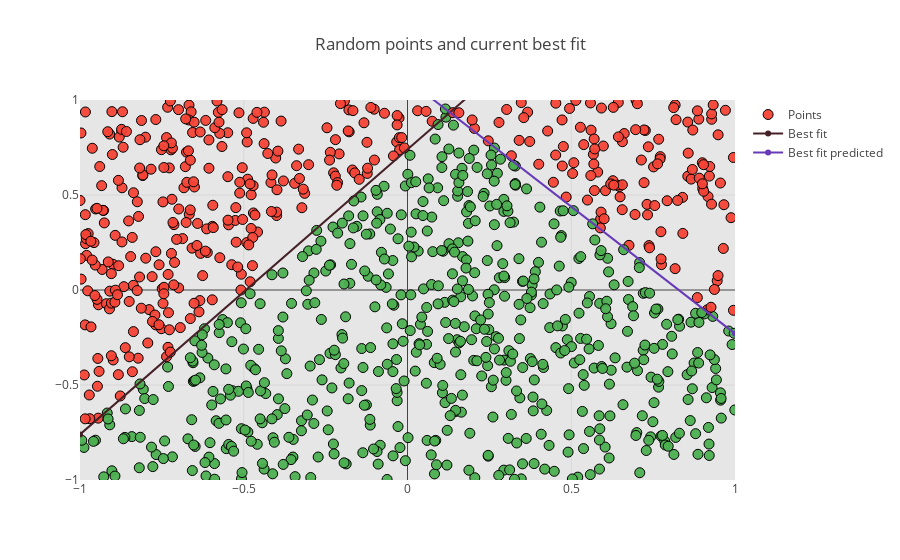
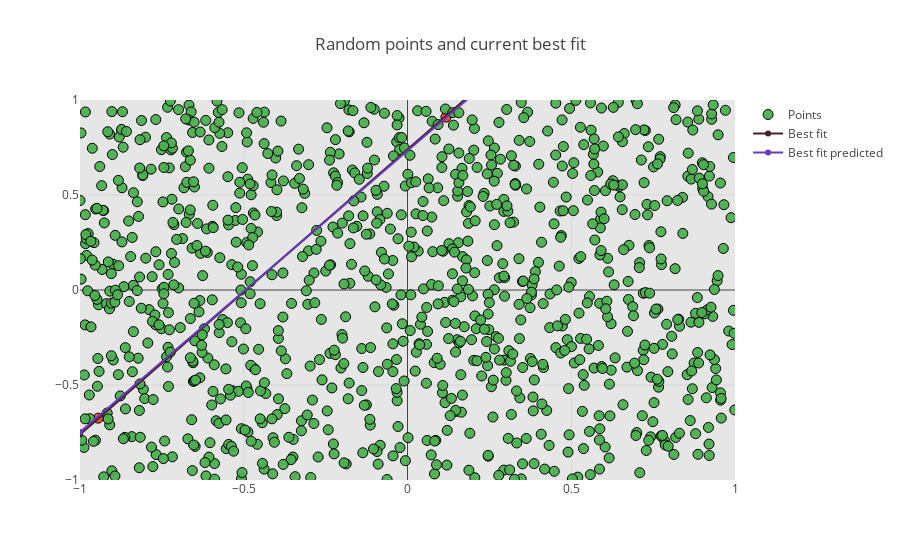
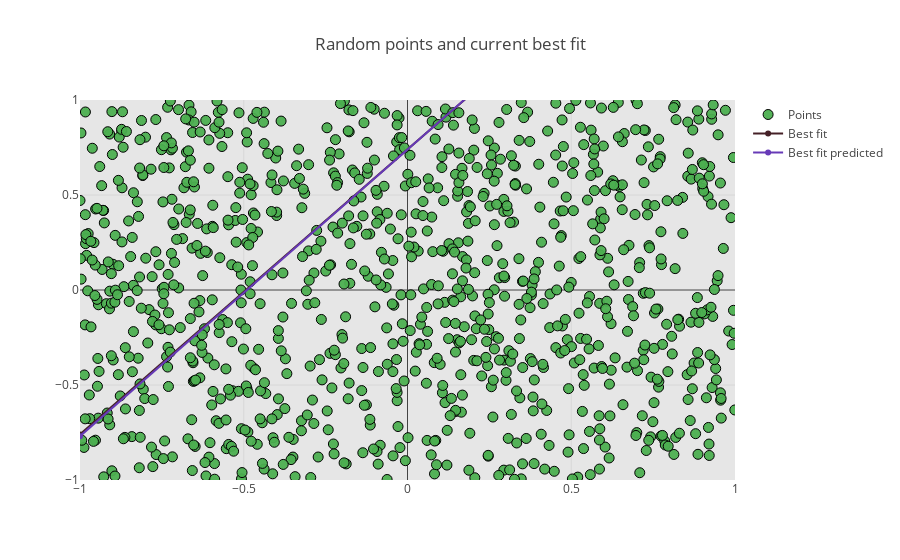

Write notebook code for charts like these, in order.
### Code cell
if __name__ == "__main__":
    # y = mx + b
    func = lambda x : 1.5 * x + 0.74
    size = 1000
    data = initialise_data(size, func)
    p = run(data, 1, 0.001)
    percent = calculate_success_percentage(data, p) * 100
    print_success_percentage(percent)
    display_current_state(data, p, func)
    while percent != 100:
        p = run_trained(data, 5, p)
        percent = calculate_success_percentage(data, p) * 100
        print_success_percentage(percent)
        display_current_state(data, p, func)

### Figure 1 — Plotly figure (JSON) as saved in the notebook; plotly's stock layout.template omitted (floating-point values rounded to 4 significant figures; data arrays with more than 128 entries replaced by an {"elided": "..."} marker saying what was removed)
{"data": [{"marker": {"color": {"elided": "1000 str values"}, "line": {"color": "rgba(0, 0, 0, 1.0)", "width": 1}, "size": 10, "symbol": "circle"}, "mode": "markers", "name": "Points", "type": "scatter", "x": {"elided": "1000 float values"}, "y": {"elided": "1000 float values"}}, {"line": {"color": "rgb(69, 32, 39)", "width": 2}, "name": "Best fit", "type": "scatter", "x": [-1, 1], "y": [-0.76, 2.24]}, {"line": {"color": "rgb(103, 58, 183)"}, "name": "Best fit predicted", "type": "scatter", "x": [-1, 1], "y": [2.444, -0.2294]}], "layout": {"plot_bgcolor": "rgb(230, 230,230)", "showlegend": true, "title": "Random points and current best fit", "xaxis": {"range": [-1, 1]}, "yaxis": {"range": [-1, 1]}}}

### Figure 2 — Plotly figure (JSON) as saved in the notebook; plotly's stock layout.template omitted (floating-point values rounded to 4 significant figures; data arrays with more than 128 entries replaced by an {"elided": "..."} marker saying what was removed)
{"data": [{"marker": {"color": {"elided": "1000 str values"}, "line": {"color": "rgba(0, 0, 0, 1.0)", "width": 1}, "size": 10, "symbol": "circle"}, "mode": "markers", "name": "Points", "type": "scatter", "x": {"elided": "1000 float values"}, "y": {"elided": "1000 float values"}}, {"line": {"color": "rgb(69, 32, 39)", "width": 2}, "name": "Best fit", "type": "scatter", "x": [-1, 1], "y": [-0.76, 2.24]}, {"line": {"color": "rgb(103, 58, 183)"}, "name": "Best fit predicted", "type": "scatter", "x": [-1, 1], "y": [-0.7475, 2.213]}], "layout": {"plot_bgcolor": "rgb(230, 230,230)", "showlegend": true, "title": "Random points and current best fit", "xaxis": {"range": [-1, 1]}, "yaxis": {"range": [-1, 1]}}}

### Figure 3 — Plotly figure (JSON) as saved in the notebook; plotly's stock layout.template omitted (floating-point values rounded to 4 significant figures; data arrays with more than 128 entries replaced by an {"elided": "..."} marker saying what was removed)
{"data": [{"marker": {"color": {"elided": "1000 str values"}, "line": {"color": "rgba(0, 0, 0, 1.0)", "width": 1}, "size": 10, "symbol": "circle"}, "mode": "markers", "name": "Points", "type": "scatter", "x": {"elided": "1000 float values"}, "y": {"elided": "1000 float values"}}, {"line": {"color": "rgb(69, 32, 39)", "width": 2}, "name": "Best fit", "type": "scatter", "x": [-1, 1], "y": [-0.76, 2.24]}, {"line": {"color": "rgb(103, 58, 183)"}, "name": "Best fit predicted", "type": "scatter", "x": [-1, 1], "y": [-0.7694, 2.248]}], "layout": {"plot_bgcolor": "rgb(230, 230,230)", "showlegend": true, "title": "Random points and current best fit", "xaxis": {"range": [-1, 1]}, "yaxis": {"range": [-1, 1]}}}
